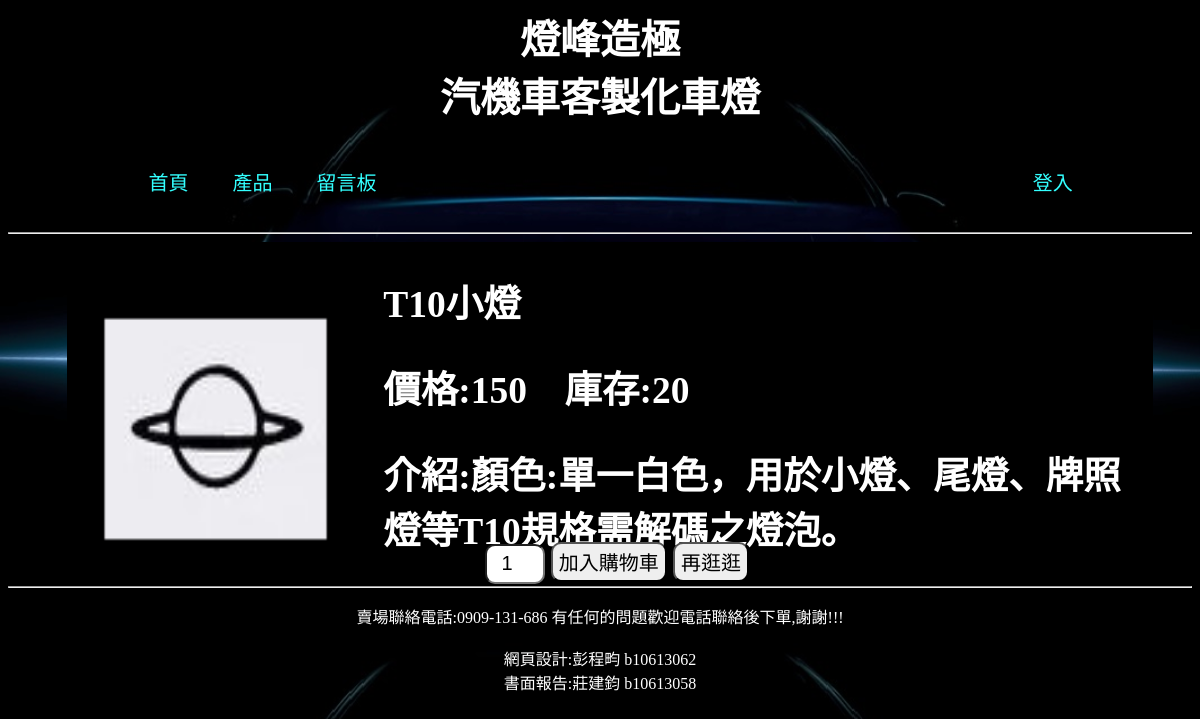
Page /form/prod.php?pid=1 on the committed database.
### tables this page shows
CREATE TABLE `product` (
  `id` int(11) NOT NULL AUTO_INCREMENT,
  `name` varchar(30) NOT NULL,
  `price` int(20) NOT NULL,
  `stock` int(20) NOT NULL,
  `info` text NOT NULL,
  `imgPath` text NOT NULL,
  PRIMARY KEY (`id`)
);

### form/prod.php (the view, shortened to what this page needs)
<?php include './top.php';?>
	<div id="content">
		<?php
			$id = $_GET["pid"];
			include '../DB/DB.php';
			$sql = "SELECT * FROM product WHERE id = '".$id."' ";
			$result = $conn->query($sql);
			echo "<div class='section'>";
			while($row = $result->fetch_assoc()){
			echo "<div class='nav'><img src=".$row["imgPath"]."></div>";
  			echo "<div class='article'>
    				<h2>".$row["name"]."</h2>
    				<h2>價格:".$row["price"]." &nbsp&nbsp 庫存:".$row["stock"]."</h2>
    				<h2>介紹:".$row["info"]."</h3>
  				</div>";
  			echo "
				<form method='post' enctype='multipart/form-data'  action='../controller/shopping/addProdInCart.php?id=".$row["id"]."' class='edit-form'>
					<div id='content' style='padding-left: 37%;'>
						<input type='number' name='count' value='1'>
						<input type='submit' name='sub' value='加入購物車'>
						<input type='button' onclick=location.href='/62lab/form/store.php' value='再逛逛'>
					</div>
			   	</form>";
			}
			echo "</div>";
		?>
	</div>
<br><br><br><br><br><br><br><br><br><br><br><br><br><br><br><br><br><hr>

### css/style.css (style rules this page uses)
body { background-size: 100%; color: white; font-family: DFKai-sb; text-align: center; }
#content { font-size: 25px; height: 30px; border-radius: 10px; }
#content input { font-size: 20px; height: 40px; border-radius: 10px; }
#content .nav { float: left; width: 25%; height: 300px; margin-left: 5%; background-color: #000000; }
#content .nav img { padding-top: 67px; height: 80%; width: 80%; }
#content .article { float: left; padding-left: 20px; width: 65%; height: 300px; color: #FFFFFF; text-align: left; background-color: #000000; }
.section:after { content: ""; display: table; clear: both; }
.edit-form { font-size: 30px; margin: auto; width: 75%; border-radius: 10px; text-align: left; }
input[type=number] { width: 60px; text-align: center; height: 30px; border-radius: 5px; font-size: 1em; }

### rows in the picture
product: imgPath (picture), name "T10小燈", price "150", stock "20", info "顏色:單一白色，用於小燈、尾燈、牌照燈等T10規格需解碼之燈泡。"
